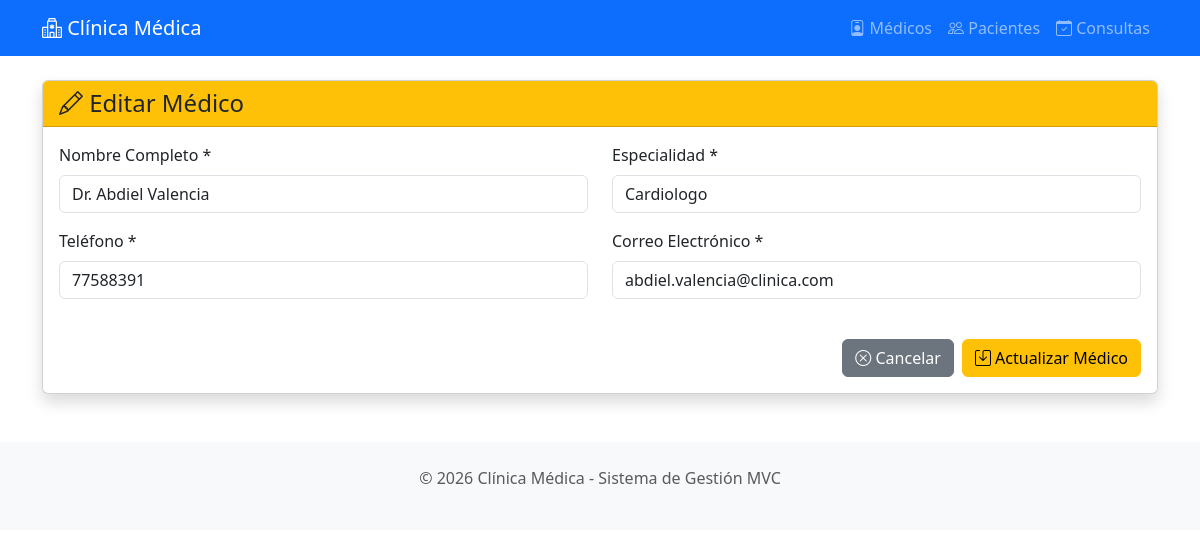
Page /medicos/edit/1 on the committed database.
### models/medicos.py (models this page shows, shortened)
class Medico(db.Model):
    __tablename__ = 'medicos'
    id_medico = db.Column(db.Integer, primary_key=True)
    nombre = db.Column(db.String(100), nullable=False)
    especialidad = db.Column(db.String(100), nullable=False)
    telefono = db.Column(db.String(20), nullable=False)
    correo = db.Column(db.String(100), nullable=False, unique=True)
    fecha_registro = db.Column(db.DateTime, default=datetime.utcnow)
    consultas = db.relationship('Consulta', backref='medico', lazy=True, cascade='all, delete-orphan')
    def delete(self):
        """Elimina el médico de la base de datos"""
        db.session.delete(self)
        db.session.commit()

### controllers/medico_controller.py (the view, shortened to what this page needs)
@medico_bp.route('/edit/<int:id>', methods=['GET', 'POST'])
def edit(id):
    medico = Medico.query.get_or_404(id)
    return medico_view.edit(medico)

### views/medico_view.py (called while the page is built)
def edit(medico):
    return render_template('medicos/edit.html', medico=medico)

### templates/medicos/edit.html (shortened to what this page needs)
{% extends 'base.html' %}
{% block content %}
<div class="card shadow">
    <div class="card-header bg-warning">
        <h4 class="mb-0"><i class="bi bi-pencil"></i> Editar Médico</h4>
    </div>
    <div class="card-body">
        <form method="POST" action="{{ url_for('medico.edit', id=medico.id_medico) }}">
            <div class="row">
                <div class="col-md-6 mb-3">
                    <label for="nombre" class="form-label">Nombre Completo *</label>
                    <input type="text" class="form-control" id="nombre" name="nombre"
                           value="{{ medico.nombre }}" required>
                </div>
                <div class="col-md-6 mb-3">
                    <label for="especialidad" class="form-label">Especialidad *</label>
                    <input type="text" class="form-control" id="especialidad" name="especialidad"
                           value="{{ medico.especialidad }}" required>
                </div>
            </div>
            <div class="row">
                <div class="col-md-6 mb-3">
                    <label for="telefono" class="form-label">Teléfono *</label>
                    <input type="tel" class="form-control" id="telefono" name="telefono"
                           value="{{ medico.telefono }}" required>
                </div>
                <div class="col-md-6 mb-3">
                    <label for="correo" class="form-label">Correo Electrónico *</label>
                    <input type="email" class="form-control" id="correo" name="correo"
                           value="{{ medico.correo }}" required>
                </div>
            </div>
            <div class="d-grid gap-2 d-md-flex justify-content-md-end mt-4">
                <a href="{{ url_for('medico.index') }}" class="btn btn-secondary">
                    <i class="bi bi-x-circle"></i> Cancelar
                </a>
                <button type="submit" class="btn btn-warning">
                    <i class="bi bi-save"></i> Actualizar Médico
                </button>
            </div>
        </form>
    </div>
</div>
{% endblock %}

### rows in the picture
Medico: nombre "Dr. Abdiel Valencia", especialidad "Cardiologo", telefono "77588391", correo "abdiel.valencia@clinica.com"
